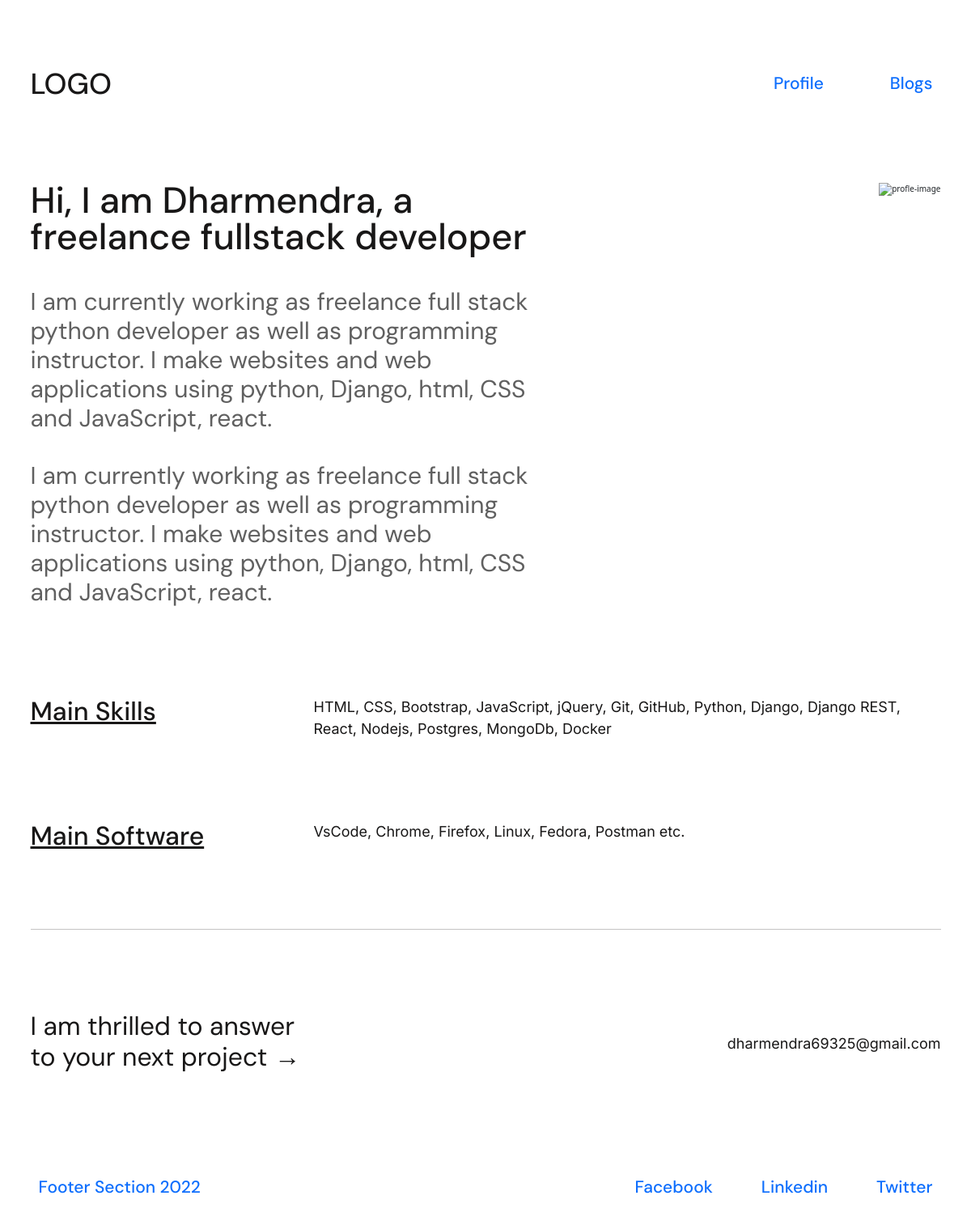
The page / on the database its author committed.
### pages/models.py (models this page shows, shortened)
class Homepage(models.Model):
    title = models.CharField(max_length=200)
    para1 = models.TextField()
    para2 = models.TextField()
    image = models.ImageField(upload_to='images/', default='images/Profile-Photo.png')
    skills_list = models.TextField()
    software_list = models.TextField()
    mail = models.EmailField()

### pages/views.py (the view)
# urls.py: path("", Index.as_view(), name="index"),
class Index(TemplateView):
    template_name = 'pages/index.html'
    def get_context_data(self, **kwargs):
        context = super().get_context_data(**kwargs)
        homepage_data = Homepage.objects.get(id=1)
        context = {
        'title':homepage_data.title,
        'para1':homepage_data.para1,
        'para2':homepage_data.para2,
        'skills':homepage_data.skills_list,
        'software':homepage_data.software_list,
        'mail':homepage_data.mail,
        'image':homepage_data.image,
        }
        return context

### templates/pages/index.html
{% extends "base.html" %} {% block main %}
<section class="hero_section">
  <div class="container">
    <div class="flex-row">
      <div class="column">
        <h1 class="heading-primary">{{title}}</h1>
        <p class="paragraph-primary">{{para1}}</p>
        <p class="paragraph-primary">{{para1}}</p>
      </div>
      <div class="column">
        <img class="img-responsive" src="{{image.url}}" alt="profle-image" />
      </div>
    </div>
  </div>
</section>
<section class="skills_section">
  <div class="container">
    <div class="flex-row">
      <div class="column">
        <h5 class="heading-secondary">Main Skills</h5>
      </div>
      <div class="column">
        <p class="paragraph-secondary">{{skills}}</p>
      </div>
    </div>
    <div class="flex-row">
      <div class="column">
        <h5 class="heading-secondary">Main Software</h5>
      </div>
      <div class="column">
        <p class="paragraph-secondary">{{software}}</p>
      </div>
    </div>
    <hr class="hr_line" />
  </div>
</section>
<section class="contact_section">
  <div class="container">
    <div class="flex-row">
      <div class="column">
        <h2 class="heading-secondary">
          I am thrilled to answer to your next project &rarr;
        </h2>
      </div>
      <div class="column">
        <a href="mailto:{{mail}}" class="paragraph-secondary">{{mail}}</a>
      </div>
    </div>
  </div>
</section>
{% endblock %}

### static/css/style.css (style rules this page uses)
:root { --color-white: #fff; --color-black: #181717; --color-grey: #606060; --color-background: #f3f3f3; --font-primary: "DM Sans", sans-serif; --font-secondary: "Inter", sans-serif; }
* { margin: 0; padding: 0; box-sizing: border-box; }
body { background-color: var(--color-background); }
html { font-size: 62.5%; }
.container { max-width: 120rem; margin: 0 auto; }
.img-responsive { max-width: 100%; height: auto; }
.heading-primary { font-family: var(--font-primary); font-weight: 500; font-size: 4.5rem; line-height: 1; color: var(--color-black); }
.heading-secondary { font-family: var(--font-primary); font-weight: 400; font-size: 3.2rem; color: var(--color-black); }
.paragraph-primary { font-family: var(--font-primary); font-weight: 400; font-size: 3rem; line-height: 1.2; color: var(--color-grey); text-transform: none; }
.paragraph-secondary { font-family: var(--font-secondary); font-weight: 400; font-size: 1.8rem; color: var(--color-black); text-transform: none; word-wrap: break-word; }
.hero_section { margin-block: 10rem; }
.flex-row { display: flex; justify-content: space-between; }
.flex-row .column:nth-child(1) { flex-basis: 55%; }
.hero_section .heading-primary { margin-bottom: 4rem; }
.hero_section .paragraph-primary:not(:last-child) { margin-bottom: 3.5rem; }
.skills_section { margin-bottom: 10rem; }
.flex-row h5 { font-weight: 500; text-decoration: underline; width: 25rem; }
.skills_section .flex-row { margin-bottom: 9rem; justify-content: flex-start; gap: 10rem; }
.skills_section .flex-row .column:nth-child(1) { flex-basis: unset; }
.hr_line { height: 0.2rem; background-color: var(--color-black); }
.contact_section { margin-bottom: 12rem; }
.contact_section .flex-row { display: flex; justify-content: space-between; align-items: center; }
.contact_section .flex-row .column:nth-child(1) { flex-basis: 30%; }
.contact_section a { text-decoration: none; }

### rows shown on the page
Homepage: title "Hi, I am Dharmendra, a freelance fullstack developer", para1 "I am currently working as freelance full stack python developer as well as programming instructor. I make websites and web applications using python, Django, html, CSS and JavaScript, react.", skills_list "HTML, CSS, Bootstrap, JavaScript, jQuery, Git, GitHub, Python, Django, Django REST, React, Nodejs, Postgres, MongoDb, Docker", software_list "VsCode, Chrome, Firefox, Linux, Fedora, Postman etc.", mail "dharmendra69325@gmail.com"
